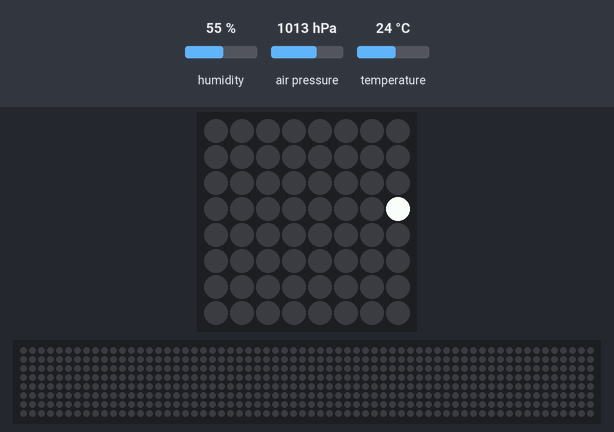
Bench run of a program on a simulated Raspberry Pi (BCM pin numbers) with a Sense HAT. Shown: the Sense HAT's 8×8 RGB LED matrix, a strip that is not on the board, showing the scrolling text unrolled. The test bench sets the inputs (shaded band); at power-on: humidity 55 %, air pressure 1013 hPa, temperature 24 °C. The 64×8 strip is a reading aid, not a part: it shows the text the matrix is scrolling, unrolled, one strip-width of it at a time. At 25.9 s the program stops and its outputs stay as they are.

Above: at 0.17 s.
At 3.29 s:
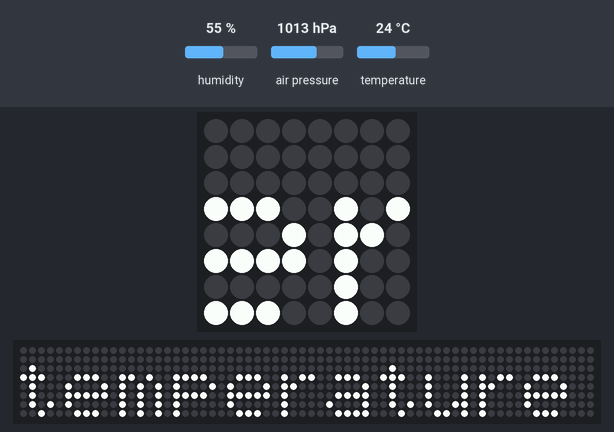
At 6.52 s:
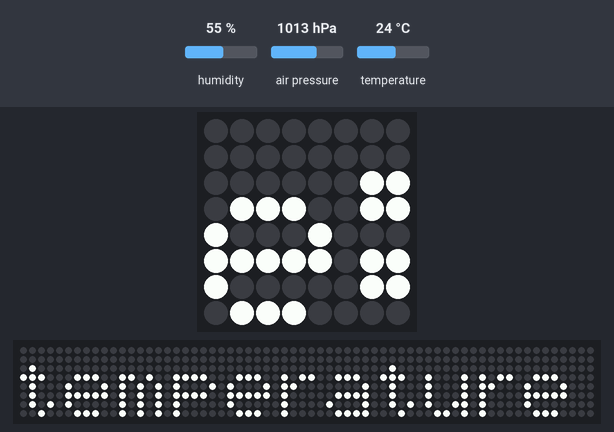
At 12.96 s:
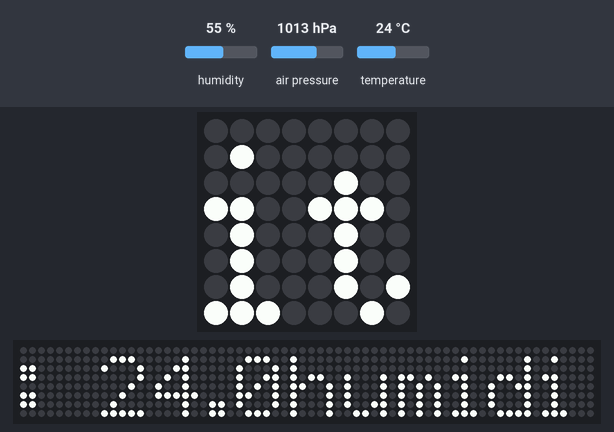
At 19.41 s:
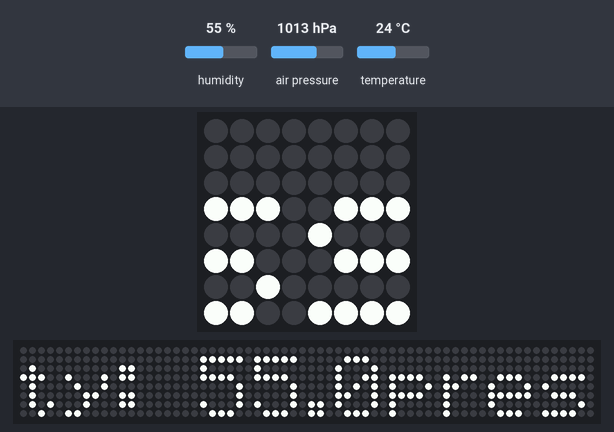
At 25.85 s:
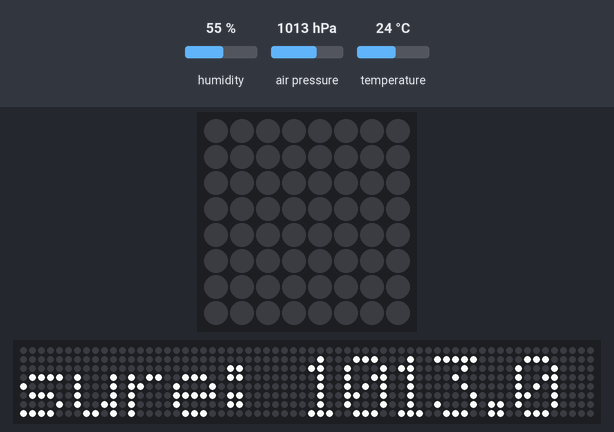

The program:

environmental.py
```python
from sense_hat import SenseHat

sense = SenseHat()
sense.clear()

pressure = sense.get_pressure()
temp = sense.get_temperature()
humidity = sense.get_humidity()

pressure = round(pressure, 1)
temp = round(temp, 1)
humidity = round(humidity, 1)

environmental = "temperature: " + str(temp) + "humidity: " + str(humidity) + "pressure: " + str(pressure)

sense.show_message(environmental)
```
